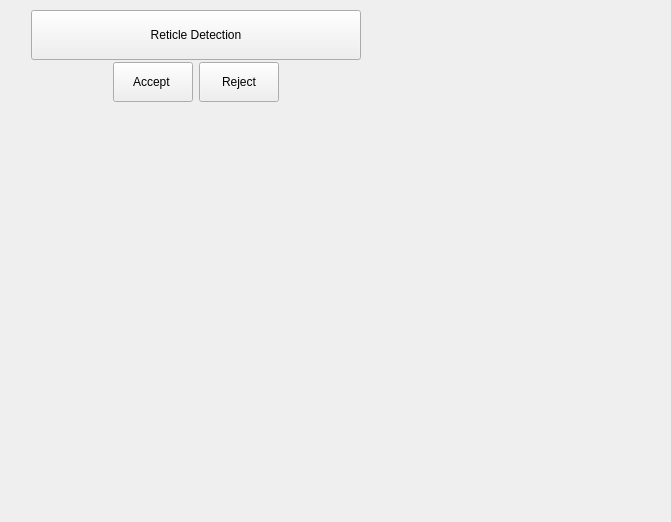
<?xml version="1.0" encoding="UTF-8"?>
<ui version="4.0">
 <class>Form</class>
 <widget class="QWidget" name="Form">
  <property name="geometry">
   <rect>
    <x>0</x>
    <y>0</y>
    <width>671</width>
    <height>522</height>
   </rect>
  </property>
  <property name="minimumSize">
   <size>
    <width>0</width>
    <height>40</height>
   </size>
  </property>
  <property name="windowTitle">
   <string>Form</string>
  </property>
  <widget class="QWidget" name="gridLayoutWidget">
   <property name="geometry">
    <rect>
     <x>30</x>
     <y>10</y>
     <width>332</width>
     <height>494</height>
    </rect>
   </property>
   <layout class="QGridLayout" name="gridLayout">
    <property name="verticalSpacing">
     <number>1</number>
    </property>
    <item row="1" column="1" alignment="Qt::AlignVCenter">
     <widget class="QPushButton" name="acceptButton">
      <property name="minimumSize">
       <size>
        <width>0</width>
        <height>40</height>
       </size>
      </property>
      <property name="text">
       <string>Accept </string>
      </property>
      <property name="icon">
       <iconset>
        <normalon>resources/check.png</normalon>
       </iconset>
      </property>
     </widget>
    </item>
    <item row="1" column="3">
     <spacer name="horizontalSpacer_2">
      <property name="orientation">
       <enum>Qt::Horizontal</enum>
      </property>
      <property name="sizeHint" stdset="0">
       <size>
        <width>40</width>
        <height>20</height>
       </size>
      </property>
     </spacer>
    </item>
    <item row="1" column="2" alignment="Qt::AlignVCenter">
     <widget class="QPushButton" name="rejectButton">
      <property name="minimumSize">
       <size>
        <width>0</width>
        <height>40</height>
       </size>
      </property>
      <property name="maximumSize">
       <size>
        <width>16777215</width>
        <height>50</height>
       </size>
      </property>
      <property name="text">
       <string>Reject</string>
      </property>
      <property name="icon">
       <iconset>
        <normalon>resources/x.png</normalon>
       </iconset>
      </property>
     </widget>
    </item>
    <item row="0" column="0" colspan="4" alignment="Qt::AlignHCenter|Qt::AlignTop">
     <widget class="QPushButton" name="reticle_calibration_btn">
      <property name="sizePolicy">
       <sizepolicy hsizetype="Expanding" vsizetype="Fixed">
        <horstretch>0</horstretch>
        <verstretch>0</verstretch>
       </sizepolicy>
      </property>
      <property name="minimumSize">
       <size>
        <width>330</width>
        <height>50</height>
       </size>
      </property>
      <property name="maximumSize">
       <size>
        <width>350</width>
        <height>16777215</height>
       </size>
      </property>
      <property name="text">
       <string>Reticle Detection</string>
      </property>
      <property name="checkable">
       <bool>true</bool>
      </property>
     </widget>
    </item>
    <item row="1" column="0">
     <spacer name="horizontalSpacer_4">
      <property name="orientation">
       <enum>Qt::Horizontal</enum>
      </property>
      <property name="sizeHint" stdset="0">
       <size>
        <width>40</width>
        <height>20</height>
       </size>
      </property>
     </spacer>
    </item>
    <item row="2" column="0" colspan="4">
     <widget class="QLabel" name="reticleCalibResultLabel">
      <property name="minimumSize">
       <size>
        <width>0</width>
        <height>400</height>
       </size>
      </property>
      <property name="text">
       <string/>
      </property>
      <property name="alignment">
       <set>Qt::AlignHCenter|Qt::AlignTop</set>
      </property>
     </widget>
    </item>
   </layout>
  </widget>
 </widget>
 <resources/>
 <connections/>
</ui>
